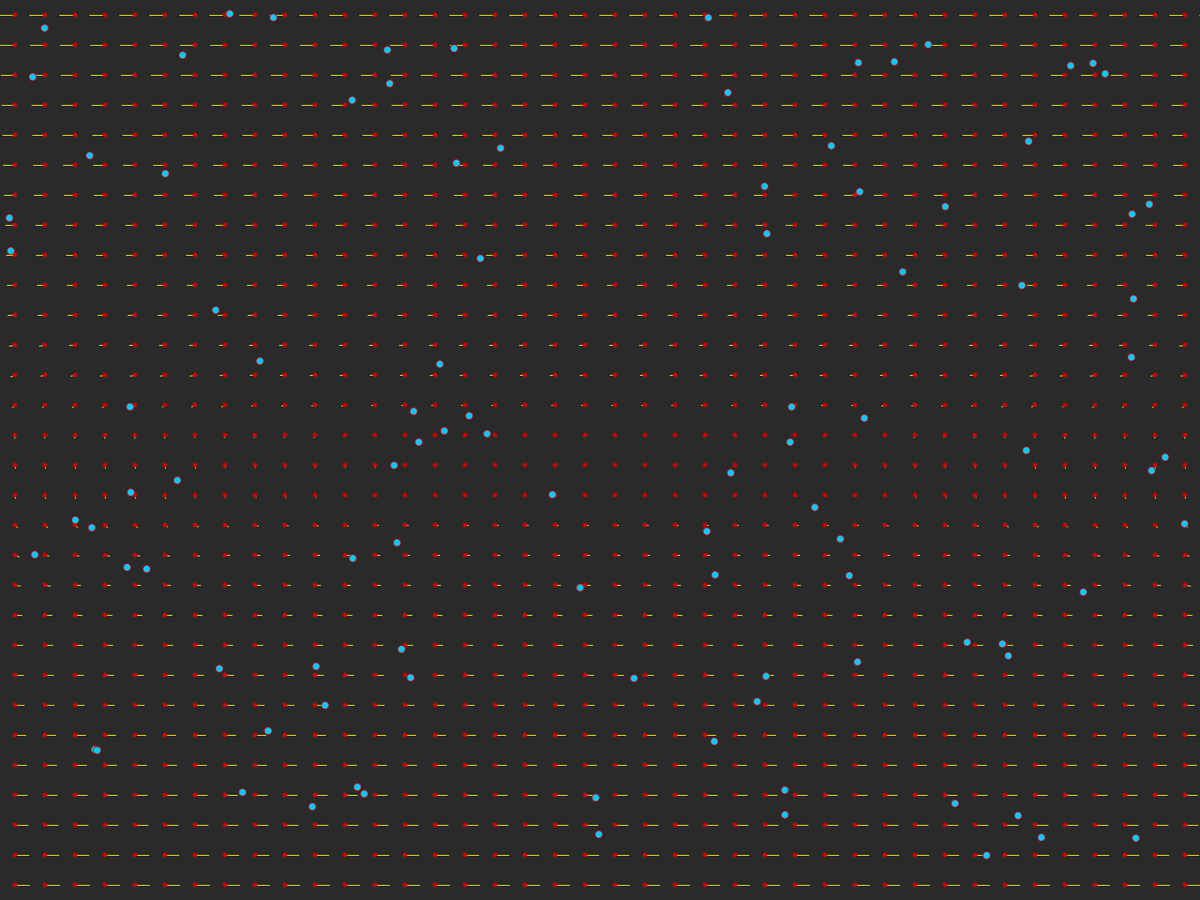
Frame 1 (no input)
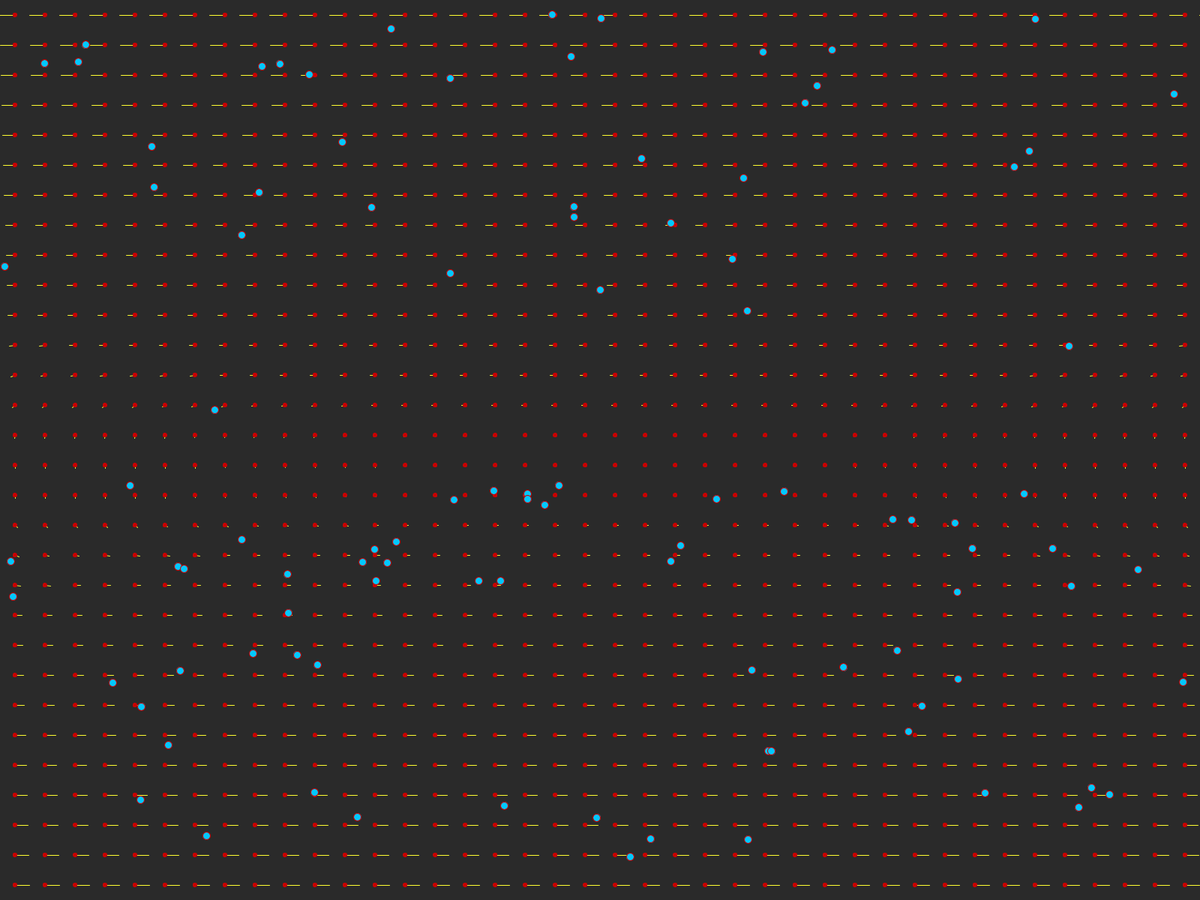
Frame 60 (the mouse pressed at the canvas centre just before this capture)
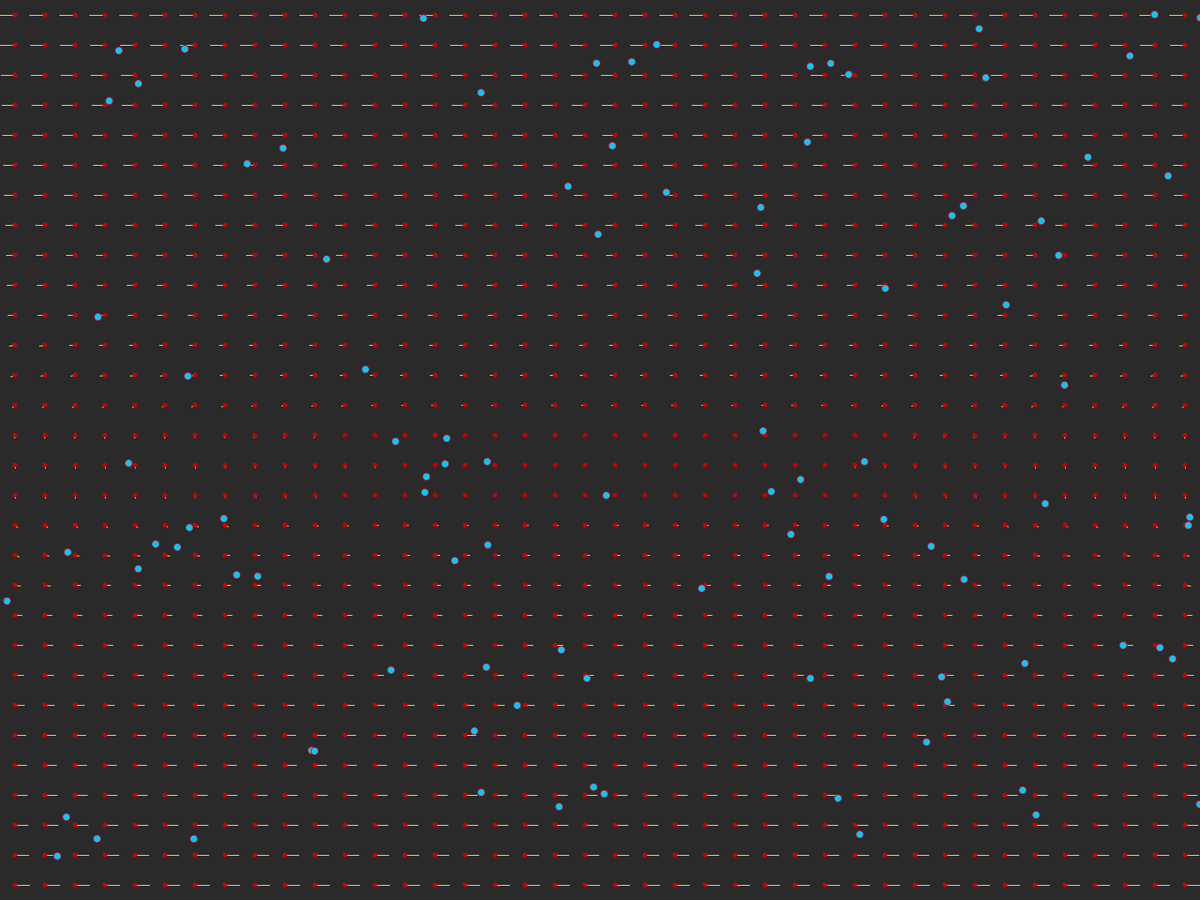
Frame 120 (the mouse held since frame 60 and released just before this capture)

The Processing sketch that drew these frames (run headless with seeded random() and noise(); from frame 60 on, the mouse is pressed at the canvas centre):

// Processing sketch: DrivenFlowField
// ── DrivenFlowField.pde
float scl = 40;

Particle[] particles = new Particle[100];

void setup() {
  fullScreen();
  background(42);
  
  for (int i = 0; i < particles.length; i++) {
    particles[i] = new Particle(random(width), random(height), 100);
  }
}


void draw() {
  background(42);
  
  for (int j = 0; j <= height; j++) {
    for (int i = 0; i <= width; i++) {
      if (j % scl == 0 && i % scl == 0) {
        PVector f = field(i,j);
        f.setMag(pow(f.mag(), 0.25));
        PVector c = new PVector(i + scl / 2, j + scl / 2);
        stroke(255, 255, 50);
        line(c.x, c.y, c.x + f.x, c.y + f.y);
        stroke(200, 0, 0);
        fill(200, 0, 0);
        ellipse(c.x, c.y, scl/7, scl/7);
      }
    }
  }
  
  updateParticles(particles);
  drawParticles(particles);
}


void drawParticles(Particle[] ps) {
  for (Particle p : ps) {
    fill(0, 200, 255);
    ellipse(p.pos.x, p.pos.y, 10, 10);
  }
}

void updateParticles(Particle[] ps) {
  for (Particle p : ps) {
    PVector f = field(p.pos.x,p.pos.y);
    f.setMag(pow(f.mag(), 0.25));
    p.update(f);
  }
}


PVector field(float x, float y) {
  PVector result = new PVector();
  
  result.x = pow(y - height / 2, 3) / height;
  result.y = pow(x - width / 2, 2) / height;
  
  return result;
}

// ── Particle.pde


class Particle {
  PVector pos = new PVector();
  private PVector initPos = new PVector();
  private PVector vel = new PVector(0, 0);
  private int lifetime;
  private int life = 0;
  
  Particle(float x, float y, int l) {
    pos.set(x, y);
    initPos.set(x, y);
    lifetime = l;
  }
  
  void update(PVector v) {
    if (lifetime != 0 && life >= lifetime) { 
      pos.set(initPos);
      vel.set(0,0);
      //print("Setting location from (" + pos.x + ", " + pos.y + ")" + " to (" + initPos.x + ", " + initPos.y + ")."); // Debug for reset jump
      life = 0;
    }
    life++;
    
    vel = v;
    pos.add(vel);
    
    if (pos.x < 0 || pos.x > width) pos.x = (pos.x < 0 ? width : 0);
    if (pos.y < 0 || pos.y > height) pos.y = (pos.y < 0 ? height : 0);
  }
}
